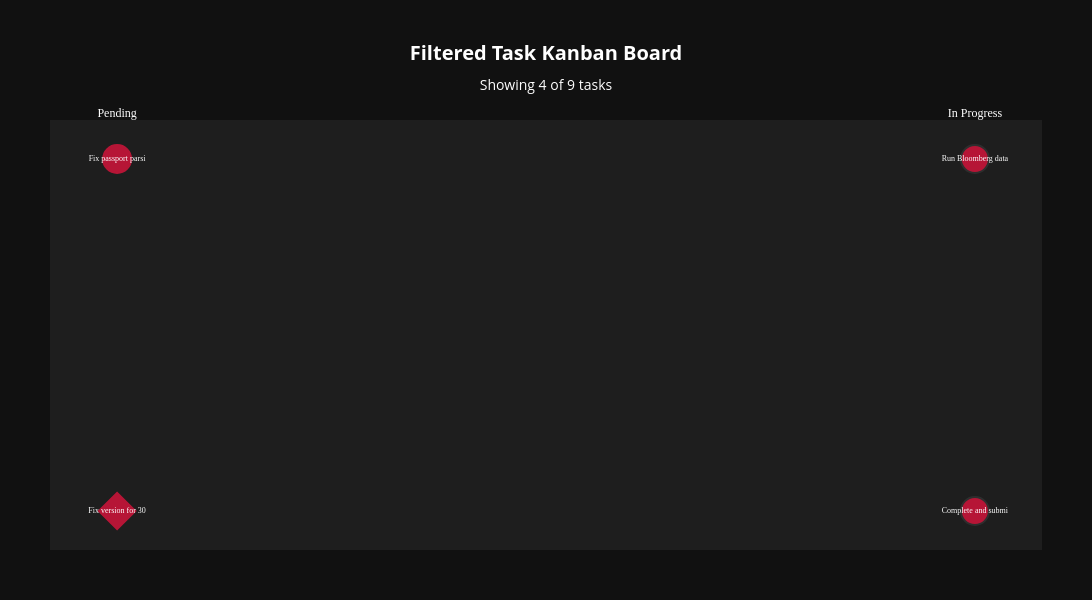

This figure's notebook cell:
### Code cell
# Create a function to generate filtered Kanban board
def create_filtered_kanban(
    dataframe,
    selected_assignees=None,
    selected_priorities=None,
    selected_chats=None,
    selected_statuses=None,
    show_overdue_only=False,
):
    """
    Create an interactive Kanban board with applied filters.

    Parameters:
    - dataframe: The task dataframe
    - selected_assignees: List of assignees to include (None = all)
    - selected_priorities: List of priorities to include (None = all)
    - selected_chats: List of chat channels to include (None = all)
    - selected_statuses: List of statuses to include (None = all)
    - show_overdue_only: Boolean to show only overdue tasks
    """

    filtered_df = dataframe.copy()

    # Apply filters
    if selected_assignees:
        filtered_df = filtered_df[filtered_df["assignee"].isin(selected_assignees)]

    if selected_priorities:
        filtered_df = filtered_df[filtered_df["priority"].isin(selected_priorities)]

    if selected_chats:
        filtered_df = filtered_df[filtered_df["chat_name"].isin(selected_chats)]

    if selected_statuses:
        filtered_df = filtered_df[filtered_df["status"].isin(selected_statuses)]

    if show_overdue_only:
        filtered_df = filtered_df[filtered_df["is_overdue"] == True]

    # Sort for Kanban
    filtered_df = filtered_df.sort_values(
        ["status_order", "priority_order", "due_date"]
    )

    # Create figure
    fig = go.Figure()
    statuses = ["Pending", "In Progress", "Completed"]
    x_positions = {status: i for i, status in enumerate(statuses)}

    for status in statuses:
        status_df = filtered_df[filtered_df["status"] == status]

        if len(status_df) == 0:
            continue

        # Create hover text
        hover_texts = []
        for idx, row in status_df.iterrows():
            overdue_badge = "🚨 OVERDUE" if row["is_overdue"] else ""
            hover_text = (
                f"<b>{row['title']}</b> {overdue_badge}<br>"
                f"ID: {row['id']}<br>"
                f"Assignee: {row['assignee']}<br>"
                f"Priority: <b>{row['priority']}</b><br>"
                f"Due: {row['due_date_display']}"
                f"{' (OVERDUE)' if row['is_overdue'] else ''}<br>"
                f"Chat: {row['chat_name']}<br>"
                f"Status: {row['status']}<br>"
                f"Description: {row['description'][:80]}..."
            )
            hover_texts.append(hover_text)

        fig.add_trace(
            go.Scatter(
                x=[x_positions[status]] * len(status_df),
                y=list(range(len(status_df))),
                mode="markers+text",
                marker=dict(
                    size=28,
                    color=[priority_colors[p] for p in status_df["priority"]],
                    opacity=0.8,
                    line=dict(
                        width=2,
                        color=(
                            "#333333" if not any(status_df["is_overdue"]) else "#DC143C"
                        ),
                    ),
                    symbol=[
                        "diamond" if row["is_overdue"] else "circle"
                        for _, row in status_df.iterrows()
                    ],
                ),
                text=status_df["title"].str[:18],
                textposition="middle center",
                textfont=dict(size=8, color="white", family="Arial Black"),
                hovertext=hover_texts,
                hoverinfo="text",
                name=status,
                showlegend=False,
            )
        )

    fig.update_layout(
        title={
            "text": f"<b>Filtered Task Kanban Board</b><br><sub>Showing {len(filtered_df)} of {len(dataframe)} tasks</sub>",
            "x": 0.5,
            "xanchor": "center",
            "font": {"size": 20, "color": "#ffffff"},
        },
        xaxis=dict(
            tickvals=list(x_positions.values()),
            ticktext=list(x_positions.keys()),
            showgrid=False,
            zeroline=False,
            tickfont=dict(size=12, family="Arial Black", color="#ffffff"),
            side="top",
        ),
        yaxis=dict(showticklabels=False, showgrid=False, zeroline=False),
        plot_bgcolor="#1e1e1e",
        paper_bgcolor="#111111",
        height=600,
        width=1200,
        hovermode="closest",
        margin=dict(l=50, r=50, t=120, b=50),
    )

    return fig, filtered_df


# Example 1: Show only High priority tasks
print("\n=== Filter Example 1: High Priority Tasks ===")
fig1, filtered_df1 = create_filtered_kanban(df, selected_priorities=["High"])
fig1.show()
print(f"Showing {len(filtered_df1)} high priority tasks")

### Figure 1 — Plotly figure (JSON) as saved in the notebook; plotly's stock layout.template omitted (floating-point values rounded to 4 significant figures)
{"data": [{"hoverinfo": "text", "hovertext": ["<b>Fix version for 30-minute intervals</b> 🚨 OVERDUE<br>ID: task_001<br>Assignee: Nguyen Minh Vu<br>Priority: <b>High</b><br>Due: 2026-03-31 (OVERDUE)<br>Chat: David Kuan<br>Status: Pending<br>Description: Provide a fix version for handling files arriving at 30-minute intervals....", "<b>Fix passport parsing issue</b> <br>ID: 1<br>Assignee: Nguyen Minh Vu<br>Priority: <b>High</b><br>Due: No due date<br>Chat: In-house AI Devs<br>Status: Pending<br>Description: Investigate and resolve the issue where the passport number is not being parsed...."], "marker": {"color": ["#DC143C", "#DC143C"], "line": {"color": "#DC143C", "width": 2}, "opacity": 0.8, "size": 28, "symbol": ["diamond", "circle"]}, "mode": "markers+text", "name": "Pending", "showlegend": false, "text": ["Fix version for 30", "Fix passport parsi"], "textfont": {"color": "white", "family": "Arial Black", "size": 8}, "textposition": "middle center", "type": "scatter", "x": [0, 0], "y": [0, 1]}, {"hoverinfo": "text", "hovertext": ["<b>Complete and submit the report</b> <br>ID: task-1<br>Assignee: Nguyen Minh Vu<br>Priority: <b>High</b><br>Due: 2026-04-01<br>Chat: Report for Genesis<br>Status: In Progress<br>Description: Finish the report and submit it. The new version is expected by Wednesday....", "<b>Run Bloomberg data automation</b> <br>ID: task-001<br>Assignee: Nguyen Minh Vu<br>Priority: <b>High</b><br>Due: No due date<br>Chat: Risk transformation to AI/ML<br>Status: In Progress<br>Description: Ensure Bloomberg data automation is running smoothly using the latest files prov..."], "marker": {"color": ["#DC143C", "#DC143C"], "line": {"color": "#333333", "width": 2}, "opacity": 0.8, "size": 28, "symbol": ["circle", "circle"]}, "mode": "markers+text", "name": "In Progress", "showlegend": false, "text": ["Complete and submi", "Run Bloomberg data"], "textfont": {"color": "white", "family": "Arial Black", "size": 8}, "textposition": "middle center", "type": "scatter", "x": [1, 1], "y": [0, 1]}], "layout": {"height": 600, "hovermode": "closest", "margin": {"b": 50, "l": 50, "r": 50, "t": 120}, "paper_bgcolor": "#111111", "plot_bgcolor": "#1e1e1e", "title": {"font": {"color": "#ffffff", "size": 20}, "text": "<b>Filtered Task Kanban Board</b><br><sub>Showing 4 of 9 tasks</sub>", "x": 0.5, "xanchor": "center"}, "width": 1200, "xaxis": {"showgrid": false, "side": "top", "tickfont": {"color": "#ffffff", "family": "Arial Black", "size": 12}, "ticktext": ["Pending", "In Progress", "Completed"], "tickvals": [0, 1, 2], "zeroline": false}, "yaxis": {"showgrid": false, "showticklabels": false, "zeroline": false}}}
